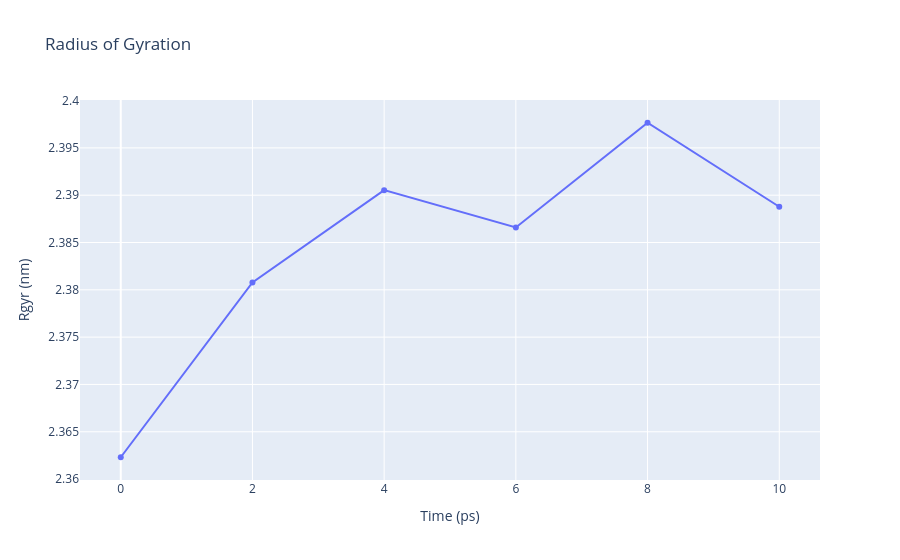

The notebook cell saved with this chart:
### Code cell
# Read Rgyr data from file 
with open(output_rgyr,'r') as rgyr_file:
    x,y = map(
        list,
        zip(*[
            (float(line.split()[0]),float(line.split()[1]))
            for line in rgyr_file 
            if not line.startswith(("#","@")) 
        ])
    )

plotly.offline.init_notebook_mode(connected=True)

fig = {
    "data": [go.Scatter(x=x, y=y)],
    "layout": go.Layout(title="Radius of Gyration",
                        xaxis=dict(title = "Time (ps)"),
                        yaxis=dict(title = "Rgyr (nm)")
                       )
}

plotly.offline.iplot(fig)

### Figure 1 — Plotly figure (JSON) as saved in the notebook; plotly's stock layout.template omitted (floating-point values rounded to 4 significant figures)
{"data": [{"type": "scatter", "x": [0, 2, 4, 6, 8, 10], "y": [2.362, 2.381, 2.391, 2.387, 2.398, 2.389]}], "layout": {"title": {"text": "Radius of Gyration"}, "xaxis": {"title": {"text": "Time (ps)"}}, "yaxis": {"title": {"text": "Rgyr (nm)"}}}}
